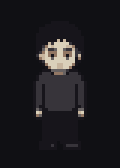
#> input picture docs/assets/wiki/gif/hero/hero-idle.gif, 120 x 168 px
$ python process_candidate.py --source ../../../../docs/assets/wiki/gif/hero/hero-idle.gif
#> lines starting #> are read from the running program, lines starting #| are printed output that depends on the picture
#!/usr/bin/env python3
"""Build exact 40x56 momo-avatar face overlays and hero review composites."""

from __future__ import annotations

import argparse
from collections import deque
from pathlib import Path

import numpy as np
from PIL import Image, ImageDraw, ImageFilter


OUTPUT_ROOT = Path("output/imagegen/zhe-yi-shen-art-loop-v1/60-momo-avatar")
HERO_ATLAS = Path("src/assets/hero-style1-profiles/hero-idle.png")
DIRECTIONS = ("front", "left", "back", "right")
HERO_ROWS = {"front": 1120, "left": 1232, "back": 1176, "right": 1288}
ANCHORS = {"front": (20, 17), "left": (14, 17), "back": (20, 20), "right": (26, 17)}
LIMITS = {"front": (12, 12), "left": (9, 12), "back": (12, 3), "right": (9, 12)}
REVIEW_BG = (21, 20, 26, 255)
REVIEW_TEXT = (226, 215, 194, 255)

# Fixed to the approved icon's quiet gray-pink identity. Generated hues are
# normalized into this small set so source color drift cannot become neon skin.
PALETTE = (
    (35, 25, 39),
    (74, 43, 58),
    (126, 64, 88),
    (181, 106, 143),
    (217, 154, 185),
)


def strip_green(image: Image.Image) -> Image.Image:
    array = np.asarray(image.convert("RGBA")).copy()
    rgb = array[..., :3].astype(np.uint16)
    red, green, blue = rgb[..., 0], rgb[..., 1], rgb[..., 2]
    keyed = (
        (green > 88)
        & (green * 100 > red * 125)
        & (green * 100 > blue * 125)
        & (np.maximum(red, blue) < 170)
    )
    near_key = np.asarray(
        Image.fromarray((keyed.astype(np.uint8) * 255)).filter(ImageFilter.MaxFilter(5))
    ) > 0
    strongest_other = np.maximum(red, blue)
    spill = ~keyed & near_key & (green > strongest_other + 10)
    array[..., 1][spill] = strongest_other[spill].astype(np.uint8)
    array[..., 3][keyed] = 0
    array[..., :3][keyed] = 0
    return Image.fromarray(array)


def split_sheet(sheet: Image.Image) -> list[Image.Image]:
    columns = [0, sheet.width // 2, sheet.width]
    rows = [0, sheet.height // 2, sheet.height]
    return [
        sheet.crop((columns[0], rows[0], columns[1], rows[1])),
        sheet.crop((columns[1], rows[0], columns[2], rows[1])),
        sheet.crop((columns[0], rows[1], columns[1], rows[2])),
        sheet.crop((columns[1], rows[1], columns[2], rows[2])),
    ]


def crop_subject(panel: Image.Image) -> Image.Image:
    subject = strip_green(panel)
    alpha = subject.getchannel("A").point(lambda value: 255 if value >= 128 else 0)
    bbox = alpha.getbbox()
    if bbox is None:
        raise ValueError("empty source panel after chroma removal")
    return subject.crop(bbox)


def fill_internal_holes(image: Image.Image) -> Image.Image:
    """Make the avatar a solid identity mask, not a frame exposing human eyes."""
    array = np.asarray(image.convert("RGBA")).copy()
    opaque = array[..., 3] >= 128
    height, width = opaque.shape
    outside = np.zeros_like(opaque, dtype=bool)
    queue: deque[tuple[int, int]] = deque()

    for x in range(width):
        for y in (0, height - 1):
            if not opaque[y, x] and not outside[y, x]:
                outside[y, x] = True
                queue.append((x, y))
    for y in range(height):
        for x in (0, width - 1):
            if not opaque[y, x] and not outside[y, x]:
                outside[y, x] = True
                queue.append((x, y))

    while queue:
        x, y = queue.popleft()
        for next_x, next_y in ((x - 1, y), (x + 1, y), (x, y - 1), (x, y + 1)):
            if (
                0 <= next_x < width
                and 0 <= next_y < height
                and not opaque[next_y, next_x]
                and not outside[next_y, next_x]
            ):
                outside[next_y, next_x] = True
                queue.append((next_x, next_y))

    holes = ~opaque & ~outside
    array[..., :3][holes] = PALETTE[3]
    array[..., 3][holes] = 255
    return Image.fromarray(array)


def coverage_resize(source: Image.Image, width: int, height: int) -> Image.Image:
    source_array = np.asarray(source.convert("RGBA"))
    source_height, source_width = source_array.shape[:2]
    result = np.zeros((height, width, 4), dtype=np.uint8)

    for target_y in range(height):
        top = target_y * source_height // height
        bottom = max(top + 1, (target_y + 1) * source_height // height)
        for target_x in range(width):
            left = target_x * source_width // width
            right = max(left + 1, (target_x + 1) * source_width // width)
            cell = source_array[top:bottom, left:right]
            opaque = cell[..., 3] >= 128
            coverage = int(opaque.sum())
            if coverage * 4 < opaque.size:
                continue
            pixels = cell[..., :3][opaque]
            luminance = (
                pixels[:, 0].astype(np.uint32) * 299
                + pixels[:, 1].astype(np.uint32) * 587
                + pixels[:, 2].astype(np.uint32) * 114
            )
            dark = pixels[luminance <= 80000]
            selected = dark if len(dark) * 5 >= len(pixels) else pixels
            result[target_y, target_x, :3] = np.median(selected, axis=0).astype(np.uint8)
            result[target_y, target_x, 3] = 255

    return Image.fromarray(result)


def normalize_palette(image: Image.Image) -> Image.Image:
    array = np.asarray(image.convert("RGBA")).copy()
    opaque = array[..., 3] >= 128
    if not opaque.any():
        raise ValueError("cannot normalize an empty face overlay")
    colors = np.asarray(PALETTE, dtype=np.int32)
    pixels = array[..., :3][opaque].astype(np.int32)
    distances = ((pixels[:, None, :] - colors[None, :, :]) ** 2).sum(axis=2)
    array[..., :3] = 0
    array[..., :3][opaque] = colors[np.argmin(distances, axis=1)].astype(np.uint8)
    array[..., 3] = np.where(opaque, 255, 0).astype(np.uint8)
    return Image.fromarray(array)


def fit(source: Image.Image, max_width: int, max_height: int) -> Image.Image:
    scale = min(max_width / source.width, max_height / source.height)
    width = max(1, round(source.width * scale))
    height = max(1, round(source.height * scale))
    return normalize_palette(coverage_resize(fill_internal_holes(source), width, height))


def make_back_edge() -> Image.Image:
    """Back view is deliberately almost empty and can never contain an eye."""
    sprite = Image.new("RGBA", LIMITS["back"], (0, 0, 0, 0))
    pixels = sprite.load()
    left = ((0, 0), (0, 1), (1, 1), (1, 2))
    right = tuple((sprite.width - 1 - x, y) for x, y in left)
    for x, y in left + right:
        pixels[x, y] = PALETTE[2] + (255,)
    pixels[1, 1] = PALETTE[3] + (255,)
    pixels[sprite.width - 2, 1] = PALETTE[3] + (255,)
    return sprite


def hero_frames() -> dict[str, Image.Image]:
    atlas = Image.open(HERO_ATLAS).convert("RGBA")
    return {
        direction: atlas.crop((0, y, 40, y + 56))
        for direction, y in HERO_ROWS.items()
    }


def count_exact_green(image: Image.Image) -> int:
    return sum(
        1
        for red, green, blue, alpha in image.convert("RGBA").getdata()
        if alpha and (red, green, blue) == (0, 255, 0)
    )


def alpha_bounds(image: Image.Image) -> tuple[int, int, int, int] | None:
    return image.getchannel("A").point(lambda value: 255 if value >= 128 else 0).getbbox()


def build(source_path: Path, output_dir: Path) -> None:
    output_dir.mkdir(parents=True, exist_ok=True)
    source = Image.open(source_path).convert("RGBA")
    transparent_source = strip_green(source)
    transparent_source.save(output_dir / "source-transparent.png", optimize=True)

    panels = [crop_subject(panel) for panel in split_sheet(source)]
    sprites = {
        direction: fit(panels[index], *LIMITS[direction])
        for index, direction in enumerate(DIRECTIONS)
        if direction != "back"
    }
    sprites["back"] = make_back_edge()

    overlay_sheet = Image.new("RGBA", (160, 56), (0, 0, 0, 0))
    composite_sheet = Image.new("RGBA", (160, 56), (0, 0, 0, 0))
    bases = hero_frames()

    for index, direction in enumerate(DIRECTIONS):
        sprite = sprites[direction]
        anchor_x, anchor_y = ANCHORS[direction]
        destination = (
            index * 40 + anchor_x - sprite.width // 2,
            anchor_y - sprite.height // 2,
        )
        overlay_sheet.alpha_composite(sprite, destination)
        composite_sheet.alpha_composite(bases[direction], (index * 40, 0))
        composite_sheet.alpha_composite(sprite, destination)

    overlay_sheet.save(output_dir / "face-overlay-40x56.png", optimize=True)
    composite_sheet.save(output_dir / "hero-composite-40x56.png", optimize=True)

    gate = Image.new("RGBA", (48, 12), (0, 0, 0, 0))
    for index, direction in enumerate(DIRECTIONS):
        anchor_x, anchor_y = ANCHORS[direction]
        cell = composite_sheet.crop((index * 40, 0, index * 40 + 40, 56))
        region = cell.crop((anchor_x - 6, anchor_y - 6, anchor_x + 6, anchor_y + 6))
        gate.alpha_composite(region, (index * 12, 0))
    gate.save(output_dir / "face-regions-12x12.png", optimize=True)

    full_enlarged = composite_sheet.resize((1920, 672), Image.Resampling.NEAREST)
    full_review = Image.new("RGBA", full_enlarged.size, REVIEW_BG)
    full_review.alpha_composite(full_enlarged)
    full_review.convert("RGB").save(output_dir / "hero-composite-40x56-12x.png", optimize=True)

    gate_enlarged = gate.resize((576, 144), Image.Resampling.NEAREST)
    gate_review = Image.new("RGBA", (576, 174), REVIEW_BG)
    gate_review.alpha_composite(gate_enlarged, (0, 0))
    draw = ImageDraw.Draw(gate_review)
    for index, direction in enumerate(DIRECTIONS):
        draw.text((index * 144 + 6, 152), direction.upper(), fill=REVIEW_TEXT)
    gate_review.convert("RGB").save(output_dir / "face-regions-12x12-12x.png", optimize=True)

    metrics = [
        f"source={source.width}x{source.height}",
        f"transparent_source_exact_green={count_exact_green(transparent_source)}",
        "direction_order=front,left,back,right",
        "face_gate=12x12",
        f"overlay={overlay_sheet.width}x{overlay_sheet.height}",
        f"overlay_exact_green={count_exact_green(overlay_sheet)}",
        f"composite={composite_sheet.width}x{composite_sheet.height}",
    ]
    for direction in DIRECTIONS:
        sprite = sprites[direction]
        visible = sum(1 for pixel in sprite.getdata() if pixel[3])
        colors = len({pixel[:3] for pixel in sprite.getdata() if pixel[3]})
        darkest = sum(1 for pixel in sprite.getdata() if pixel[:3] == PALETTE[0] and pixel[3])
        metrics.append(
            f"{direction}={sprite.width}x{sprite.height};bounds={alpha_bounds(sprite)};"
            f"visible={visible};colors={colors};darkest={darkest}"
        )
    metrics.append("back_eye_pixels=0")
    (output_dir / "metrics.txt").write_text("\n".join(metrics) + "\n", encoding="utf-8")


def main() -> None:
    parser = argparse.ArgumentParser()
    parser.add_argument("version", nargs="?", default="v1")
    parser.add_argument("--source", type=Path)
    parser.add_argument("--output-dir", type=Path)
    args = parser.parse_args()

    output_dir = args.output_dir or OUTPUT_ROOT / args.version
    source_path = args.source or output_dir / "source.png"
    build(source_path, output_dir)
#> in strip_green, `keyed = ( (green > 88) & (green * 100 > red * 125) & (green * 100 > bl..`: keyed: shape (168, 120) bool; every value is 0
#> in strip_green (call 2), `red, green, blue = rgb[..., 0], rgb[..., 1], rgb[..., 2]`:
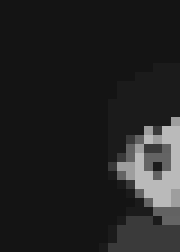
#> blue: shape (84, 60) uint16 (shown 3 times larger); min 20, max 186, mean 34.9
#> in strip_green (call 2), `keyed = ( (green > 88) & (green * 100 > red * 125) & (green * 100 > bl..`: keyed: shape (84, 60) bool; every value is 0
#> in crop_subject, `alpha = subject.getchannel("A").point(lambda value: 255 if value >= 12..`: alpha: PIL image 60x84 L; every value is 255
#> in crop_subject, `bbox = alpha.getbbox()`: bbox = (0, 0, 60, 84)
#> in strip_green (call 5), `array = np.asarray(image.convert("RGBA")).copy()`:
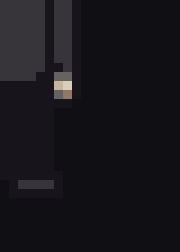
#> array: shape (84, 60, 4) (shown 3 times larger); mean R, G, B, A 23, 22.2, 26.6, 255
#> in build, `panels = [crop_subject(panel) for panel in split_sheet(source)]`: panels = 4 items
#> in fill_internal_holes, `opaque = array[..., 3] >= 128`: opaque: shape (84, 60) bool; every value is 1
#> in normalize_palette, `pixels = array[..., :3][opaque].astype(np.int32)`: pixels = 108 rows, first 8: [16, 16, 20], [16, 16, 20], [16, 16, 20], [16, 16, 20], [16, 16, 20], [16, 16, 20], [16, 16, 20], [16, 16, 20]
#> in normalize_palette, `distances = ((pixels[:, None, :] - colors[None, :, :]) ** 2).sum(axis=2)`: distances = 108 rows, first 6: [803, 5537, 19028, 50454, 86670], [803, 5537, 19028, 50454, 86670], [803, 5537, 19028, 50454, 86670], [803, 5537, 19028, 50454, 86670], [803, 5537, 19028, 50454, 86670], [803, 5537, 19028, 50454, 86670]
#> the loop in coverage_resize (call 2), `for target_y in range(height):` made 12 passes
#> (top, bottom) on passes 1 to 12: (0, 7), (7, 14), (14, 21), (21, 28), (28, 35), (35, 42), (42, 49), (49, 56), (56, 63), (63, 70), (70, 77), (77, 84)
#> in normalize_palette (call 3), `pixels = array[..., :3][opaque].astype(np.int32)`: pixels = 108 rows, first 8: [55, 52, 58], [55, 52, 58], [55, 52, 58], [55, 52, 58], [16, 16, 20], [16, 16, 20], [16, 16, 20], [16, 16, 20]
#> in normalize_palette (call 3), `distances = ((pixels[:, None, :] - colors[None, :, :]) ** 2).sum(axis=2)`: distances = 108 rows, first 6: [1490, 442, 6085, 26017, 52777], [1490, 442, 6085, 26017, 52777], [1490, 442, 6085, 26017, 52777], [1490, 442, 6085, 26017, 52777], [803, 5537, 19028, 50454, 86670], [803, 5537, 19028, 50454, 86670]
#> in build, `sprites = { direction: fit(panels[index], *LIMITS[direction]) for inde..`: sprites = 3 items
#> in build, `overlay_sheet = Image.new("RGBA", (160, 56), (0, 0, 0, 0))`: overlay_sheet: PIL image 160x56 RGBA; every value is 0
#> in build, `bases = hero_frames()`: bases = 4 items
#> after the loop in build, `for index, direction in enumerate(DIRECTIONS):`:
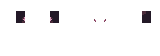
#> composite_sheet: PIL image 160x56 RGBA; mean R, G, B, A 1.7, 1.2, 1.7, 9.4; transparent parts drawn white
#> the loop in build, `for index, direction in enumerate(DIRECTIONS):` made 4 passes
#> pass 1, in build, `cell = composite_sheet.crop((index * 40, 0, index * 40 + 40, 56))`:
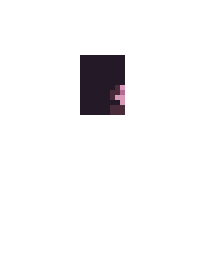
#> cell: PIL image 40x56 RGBA (shown 5 times larger); mean R, G, B, A 2.3, 1.6, 2.3, 12.3; transparent parts drawn white
#> in build, `full_review.convert("RGB").save(output_dir / "hero-composite-40x56-12x..`:
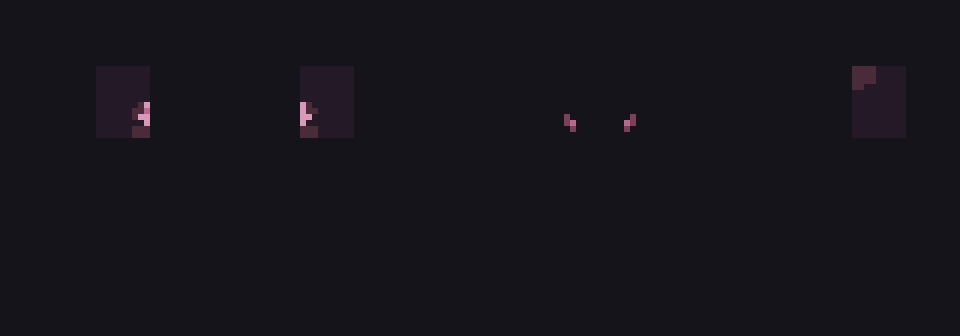
#> saved as hero-composite-40x56-12x.png: PIL image 1920x672 RGB (shown at 1/2 size); mean R, G, B 22, 20.4, 26.8
#> in build, `gate_enlarged = gate.resize((576, 144), Image.Resampling.NEAREST)`:
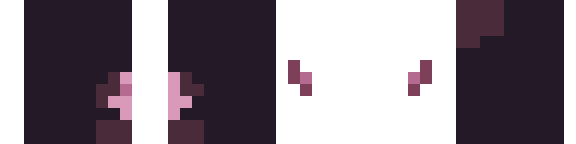
#> gate_enlarged: PIL image 576x144 RGBA; mean R, G, B, A 27, 18.3, 26.9, 147; transparent parts drawn white
#> in build, `gate_review.convert("RGB").save(output_dir / "face-regions-12x12-12x.p..`:
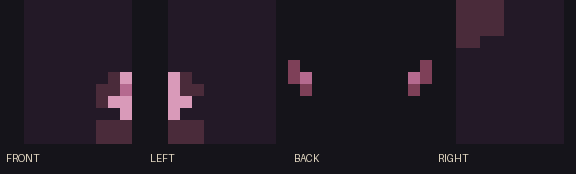
#> saved as face-regions-12x12-12x.png: PIL image 576x174 RGB; mean R, G, B 33.9, 26.1, 36.3
#> in build, `metrics = [ f"source={source.width}x{source.height}", f"transparent_so..`: metrics = ['source=120x168', 'transparent_source_exact_green=0', 'direction_order=front,left,back,right', 'face_gate=12x12', 'overlay=160x56', 'overlay_exact_green=0', 'composite=160x56']
#> the loop in build, `for direction in DIRECTIONS:` made 4 passes
#> (visible, colors, darkest) on passes 1 to 4: (108, 4, 93), (108, 3, 94), (8, 2, 0), (108, 2, 94)
#> after the loop in build, `for direction in DIRECTIONS:`: metrics = 11 items, first 6: 'source=120x168', 'transparent_source_exact_green=0', 'direction_order=front,left,back,right', 'face_gate=12x12', 'overlay=160x56', 'overlay_exact_green=0'


if __name__ == "__main__":
    main()
